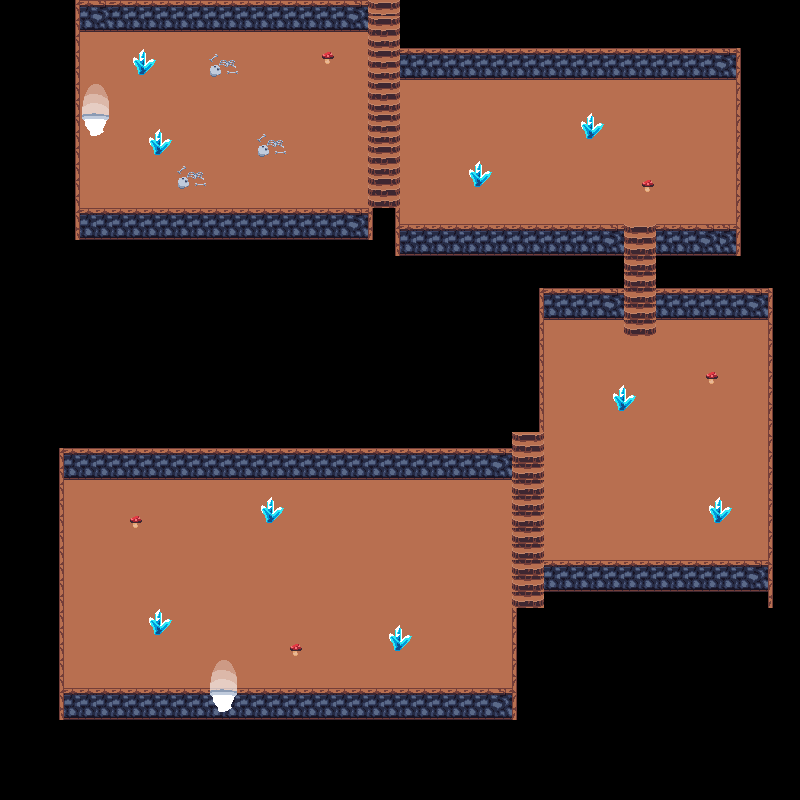

A 2D game scene composited from a Tiled map and its tileset images. What follows is a short description and the map's XML, with each tile layer's data collapsed to a summary:
An orthogonal 50x50 tile map with 16x16 px tiles, 4 tile layers (floor, stairs, walls, decorations) and 35 objects (27x collision, enter_rivage, spawn_dungeon, enter_world, spawn_dungeon2, ...).

<map version="1.8" tiledversion="1.8.4" orientation="orthogonal" renderorder="right-down" width="50" height="50" tilewidth="16" tileheight="16" infinite="0" nextlayerid="7" nextobjectid="39">
 <tileset firstgid="1" source="dungeon.tsx" />
 <layer id="1" name="floor" width="50" height="50">
  <data>[2500 cells, 1257 non-empty, 16 distinct tile ids]</data>
 </layer>
 <layer id="2" name="stairs" width="50" height="50">
  <data>[2500 cells, 62 non-empty, 4 distinct tile ids]</data>
 </layer>
 <layer id="3" name="walls" width="50" height="50">
  <data>[2500 cells, 402 non-empty, 9 distinct tile ids]</data>
 </layer>
 <layer id="4" name="decorations" width="50" height="50">
  <data>[2500 cells, 69 non-empty, 17 distinct tile ids]</data>
 </layer>
 <objectgroup id="5" name="objects">
  <object id="2" type="collision" x="61" y="448" width="449" height="31" />
  <object id="3" type="collision" x="60" y="459" width="6" height="262" />
  <object id="4" type="collision" x="59" y="691" width="145" height="26" />
  <object id="5" type="collision" x="244" y="691" width="270" height="29" />
  <object id="6" type="collision" x="507" y="605" width="10" height="115" />
  <object id="7" type="collision" x="545" y="559" width="226" height="41" />
  <object id="8" type="collision" x="764" y="290" width="10" height="318" />
  <object id="9" type="collision" x="536" y="289" width="11" height="144" />
  <object id="10" type="collision" x="537" y="287" width="85" height="36" />
  <object id="13" type="collision" x="657" y="287" width="116" height="34" />
  <object id="14" type="collision" x="401" y="48" width="338" height="30" />
  <object id="15" type="collision" x="732" y="49" width="8" height="205" />
  <object id="16" type="collision" x="393" y="206" width="7" height="52" />
  <object id="17" type="collision" x="367" y="207" width="7" height="52" />
  <object id="18" type="collision" x="402" y="224" width="220" height="33" />
  <object id="19" type="collision" x="657" y="221" width="84" height="34" />
  <object id="20" type="collision" x="74" y="206" width="300" height="35" />
  <object id="21" type="collision" x="75" y="-2" width="6" height="244" />
  <object id="22" type="collision" x="73" y="-4" width="294" height="35" />
  <object id="23" type="collision" x="399" y="-1" width="25" height="50" />
  <object id="24" type="collision" x="603" y="255" width="17" height="50" />
  <object id="25" type="collision" x="659" y="254" width="19" height="43" />
  <object id="26" type="collision" x="367" y="208" width="30" height="13" />
  <object id="27" type="collision" x="357" y="-22" width="55" height="18" />
  <object id="28" type="collision" x="518" y="608" width="41" height="10" />
  <object id="29" type="collision" x="468" y="380" width="67" height="48" />
  <object id="30" type="collision" x="411" y="394" width="98" height="52" />
  <object id="31" name="enter_rivage" x="202" y="660" width="44" height="58" />
  <object id="32" name="spawn_dungeon" x="123" y="586">
   <point />
  </object>
  <object id="37" name="enter_world" x="82" y="83" width="30" height="55" />
  <object id="38" name="spawn_dungeon2" x="138" y="115">
   <point />
  </object>
 </objectgroup>
 <objectgroup id="6" name="NPCPaths">
  <object id="33" name="boss_path1" x="96" y="47.5" width="16" height="16" />
  <object id="34" name="boss_path2" x="95" y="175" width="16" height="16" />
  <object id="35" name="boss_path3" x="256" y="175" width="16" height="16" />
  <object id="36" name="boss_path4" x="256.5" y="47" width="16" height="16" />
 </objectgroup>
</map>
